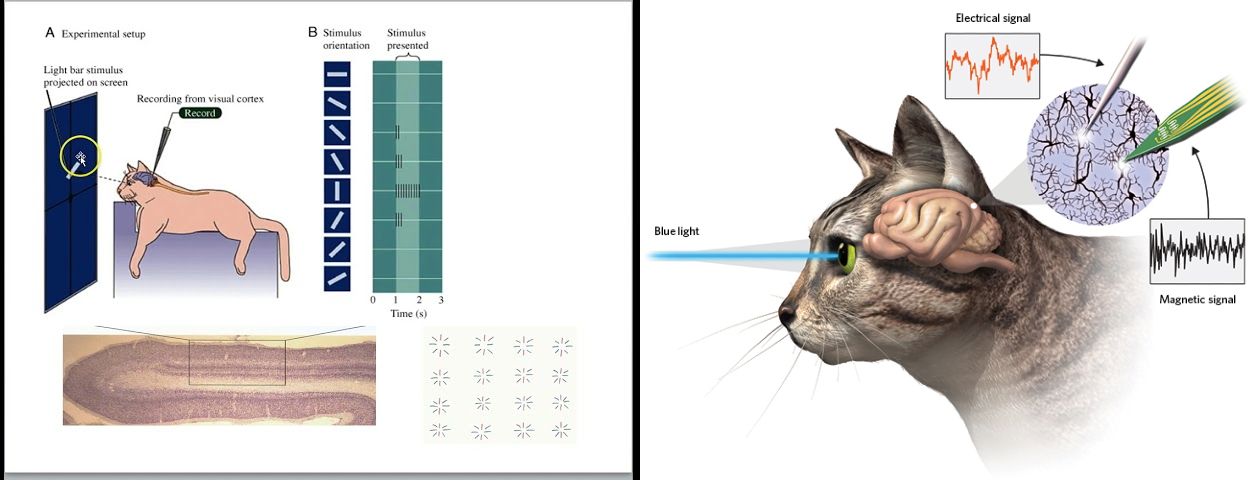
#> input picture 1_5IdHyNlo7NYe6tWgKZ1JYg.png, 1254 x 480 px
$ python -i utils.py   (imports and definitions only)
#> lines starting #> are read from the running program, lines starting #| are printed output that depends on the picture; after the words box and inside, x2 and y2 are one past the last pixel; in counts of white or black regions, pixels touching at a corner belong together
from PIL import Image
from pillow_heif import register_heif_opener
import os
import numpy as np
import cv2


def heic_to_jpg(img_name: str) -> None:
    register_heif_opener()
    image = Image.open(img_name + ".heic")
    image.save(img_name + ".jpg", format="JPEG")


# heic_to_jpg("ervina.jpg")


def create_gif(
    input_images: list[str], output_path: str, duration: int = 1000, loop: int = 0
) -> None:
    """
    Creates a GIF and ensures all frames match the dimensions of the first image.
    """
    if not input_images:
        print("No images provided.")
        return

    # Load the first image to set the reference size
    first_image = Image.open(input_images[0]).convert("RGB")
    target_size = first_image.size  # (width, height)

    processed_frames = [first_image]

    # Process subsequent images
    for img_path in input_images[1:]:
        with Image.open(img_path).convert("RGB") as img:
            if img.size != target_size:
                # Resize if dimensions don't match
                img = img.resize(target_size, Image.Resampling.LANCZOS)
            processed_frames.append(img)

    # Save the sequence
    processed_frames[0].save(
        output_path,
        format="GIF",
        append_images=processed_frames[1:],
        save_all=True,
        duration=duration,
        loop=loop,
    )
    print(f"GIF saved to {output_path} at {target_size[0]}x{target_size[1]}")


# create_gif(sorted(["zoom/" + x for x in os.listdir("zoom")]),"zoom.gif")


def to_grayScale(img_path: str) -> None:
    Image.open(img_path).convert("L").save(img_path.split(".")[0] + "_gray.jpg")


# to_grayScale("ervina.jpg")


def process_fourier(image_path, radius=15, inverse=False):
    # Load the image
#> called with image_path = '../1_5IdHyNlo7NYe6tWgKZ1JYg.png', radius = 15, inverse = False
    img = cv2.imread(image_path)
#> img is the input picture: shape (480, 1254, 3); mean B, G, R 214.4, 215.1, 216.9
    if img is None:
        print("Error: Image not found.")
        return
    img = cv2.cvtColor(img, cv2.COLOR_BGR2RGB)

    channels = cv2.split(img)
    filtered_channels = []

    for char_img in channels:
        # 1. Forward FFT
        dft = np.fft.fft2(char_img)
        dft_shift = np.fft.fftshift(dft)

        rows, cols = char_img.shape
        crow, ccol = rows // 2, cols // 2

        # 2. Create the Mask
        # Default is Low-Pass (Color focus)
        mask = np.zeros((rows, cols), np.uint8)
        cv2.circle(mask, (ccol, crow), radius, 1, thickness=-1)

        # If inverse is True, we flip the mask to become a High-Pass (Detail focus)
        if inverse:
            mask = 1 - mask

        # 3. Apply mask and Inverse FFT
        fshift_filtered = dft_shift * mask
        f_ishift = np.fft.ifftshift(fshift_filtered)
        img_back = np.fft.ifft2(f_ishift)

        # Use absolute value to handle complex numbers
        filtered_channels.append(np.abs(img_back))
#> this loop made 3 passes
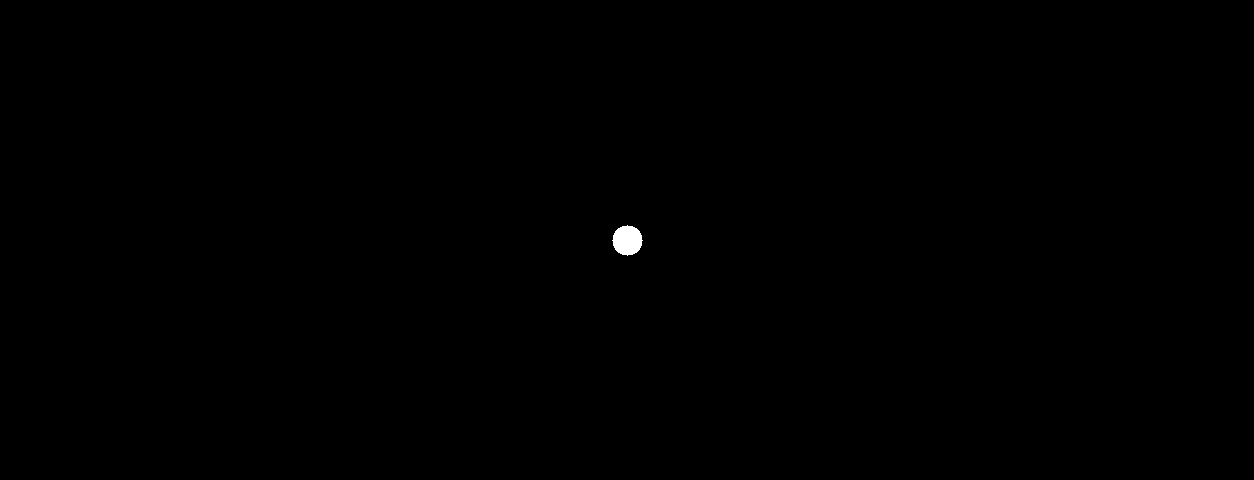
#> mask: shape (480, 1254); values 0 (black) and 1 (white), 0.12% white; 1 white region, box (x1, y1, x2, y2) and area: (612, 225, 643, 256) 709
#> after the loop, filtered_channels = 3 items

    # Merge and normalize to 0-255 range
    result = cv2.merge(filtered_channels)
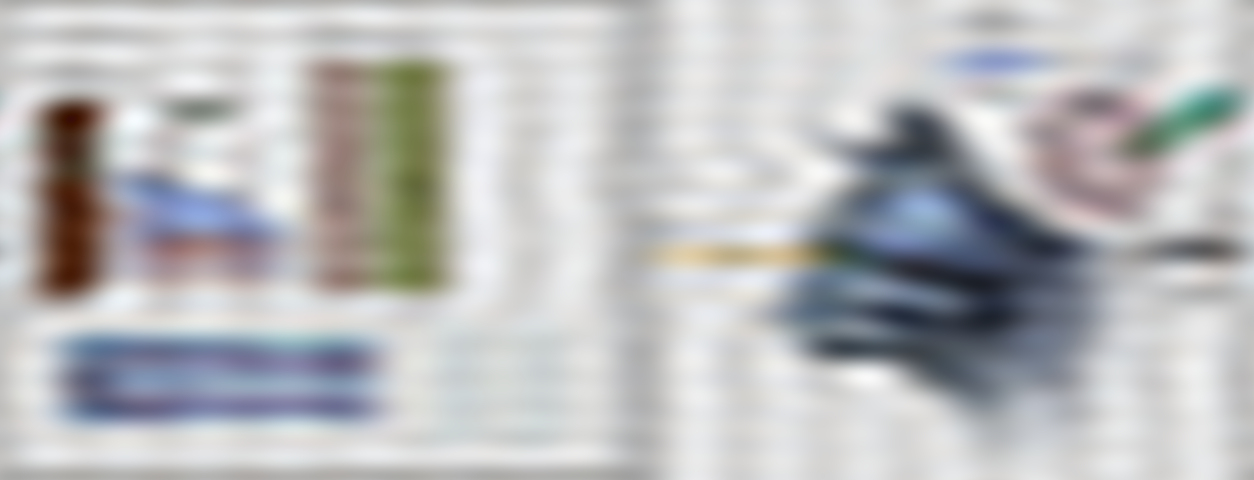
#> result: shape (480, 1254, 3) float64; mean of channels 0, 1, 2 216.9, 215.1, 214.4; drawn with min black and max white
    result = np.uint8(np.clip(result, 0, 255))
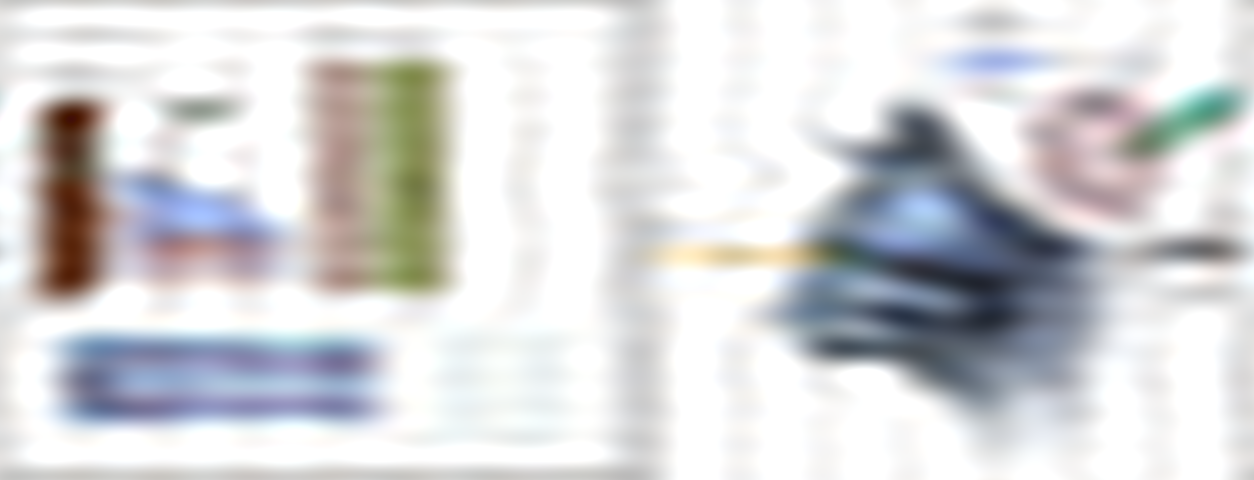
#> result: shape (480, 1254, 3); mean of channels 0, 1, 2 214.5, 212.8, 212.3; drawn as B, G, R

    return img, result

# [8 lines of commented-out code are left out]


# [3 lines not run here, left out]

>>> result = process_fourier('../1_5IdHyNlo7NYe6tWgKZ1JYg.png')
